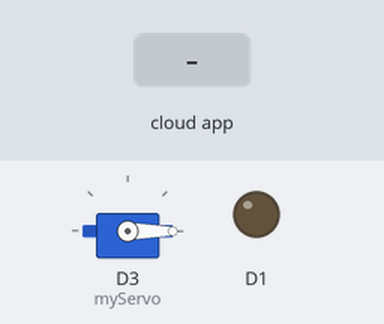
Recording of a sketch running on a simulated ESP8266 (NodeMCU). Parts: servo, output pins drawn as LEDs (lit = HIGH). Inputs (shaded band) come from the test bench. WiFi joins after 1.5 s; servers stay silent unless stated; the Firebase database answers and starts empty; what the sketch prints to the serial monitor is not drawn.

Above: at 2.7 s.
2.8 s: the phone or cloud app sets int to 1
At 4.3 s:
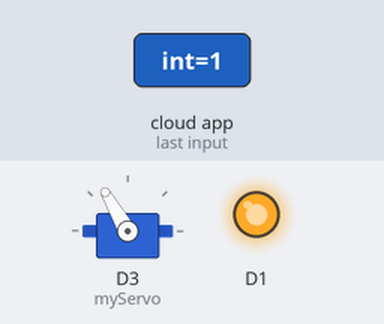
4.6 s: the phone or cloud app sets int to 0
At 5.9 s:
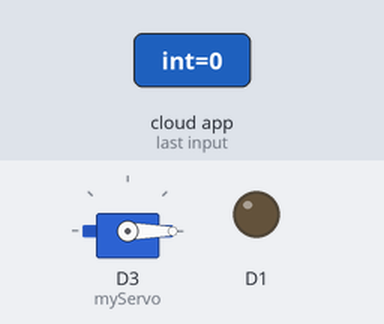
Timing chart, 0 to 7.6 s (numbered marks = the images above; inputs shaded):
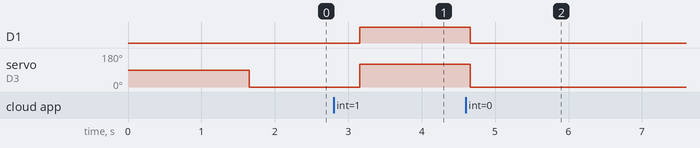

The sketch:

NailaHranilica.ino
```cpp
#include <Arduino.h>
#if defined(ESP32)
#include <WiFi.h>

#elif defined(ESP8266)

#include <ESP8266WiFi.h>

#endif

#include <Firebase_ESP_Client.h>

//Provide the token generation process info.

#include "addons/TokenHelper.h"

//Provide the RTDB payload printing info and other helper functions.

#include "addons/RTDBHelper.h"

#include <Servo.h>

// Insert your network credentials

#define WIFI_SSID "Adis"

#define WIFI_PASSWORD "central123"

// Insert Firebase project API Key

#define API_KEY "AIzaSyAc8HK9j163Ym7QZRF5JQ4yb0jUf6InWpo"

// Insert RTDB URLefine the RTDB URL */

#define DATABASE_URL "https://hranilica-3b2b7-default-rtdb.europe-west1.firebasedatabase.app/"

//Define Firebase Data object

FirebaseData fbdo;


FirebaseAuth auth;

Servo myServo;

FirebaseConfig config;


unsigned long sendDataPrevMillis = 0;

int intValue;


bool signupOK = false;

void setup() {
  pinMode(D1, OUTPUT);

  myServo.attach(D3);
  Serial.begin(115200);


  WiFi.begin(WIFI_SSID, WIFI_PASSWORD);


  Serial.print("Connecting to Wi-Fi");


  while (WiFi.status() != WL_CONNECTED) {

    Serial.print(".");

    delay(300);
  }


  Serial.println();


  Serial.print("Connected with IP: ");


  Serial.println(WiFi.localIP());


  Serial.println();

  /* Assign the api key (required) */


  config.api_key = API_KEY;


  /* Assign the RTDB URL (required) */


  config.database_url = DATABASE_URL;


  /* Sign up */


  if (Firebase.signUp(&config, &auth, "", "")) {


    Serial.println("ok");


    signupOK = true;


  }


  else {


    Serial.printf("%s\n", config.signer.signupError.message.c_str());
  }

  /* Assign the callback function for the long running token generation task */


  config.token_status_callback = tokenStatusCallback;  //see addons/TokenHelper.h


  Firebase.begin(&config, &auth);


  Firebase.reconnectWiFi(true);

  randomSeed(analogRead(0));
}

void loop() {

  if (Firebase.ready() && signupOK && (millis() - sendDataPrevMillis > 500 || sendDataPrevMillis == 0)) {

    sendDataPrevMillis = millis();

    if (Firebase.RTDB.getInt(&fbdo, "/hranilica/int")) {

      if (fbdo.dataType() == "int") {

        intValue = fbdo.intData();

        Serial.println(intValue);

        Serial.println("TRUE");

        if (intValue == 1) {
          myServo.write(120);
          digitalWrite(D1, HIGH);
        }
        else if(intValue==3)
        {
          for(int i=0; i<=4; i++)
          {
            if(i%2==0)
            {
              myServo.write(120);
              digitalWrite(D1,HIGH);
            }
            else
            {
              myServo.write(0);
              digitalWrite(D1,LOW);
            }
             Firebase.RTDB.setInt(&fbdo, "hranilica/int", 0);
          }
        }
        else if (intValue != 1 && intValue != 0) {
          intValue = intValue * 1000;
          digitalWrite(D1, HIGH);
          myServo.write(120);
          Serial.println(intValue);
          delay(intValue);
          myServo.write(0);
          digitalWrite(D1, LOW);
          Firebase.RTDB.setInt(&fbdo, "hranilica/int", 0);
        } else if (intValue == 0) {
          myServo.write(0);
          digitalWrite(D1, LOW);
        }
      }
    }

  }


  else {


    Serial.println(fbdo.errorReason());
  }
}
```

Measured:
- after the input at 2.8 s, D1: LOW → HIGH after 0.36 s; servo on D3 (myServo): 0° → 120° after 0.36 s
- after the input at 4.6 s, D1: HIGH → LOW after 0.06 s; servo on D3 (myServo): 120° → 0° after 0.06 s
